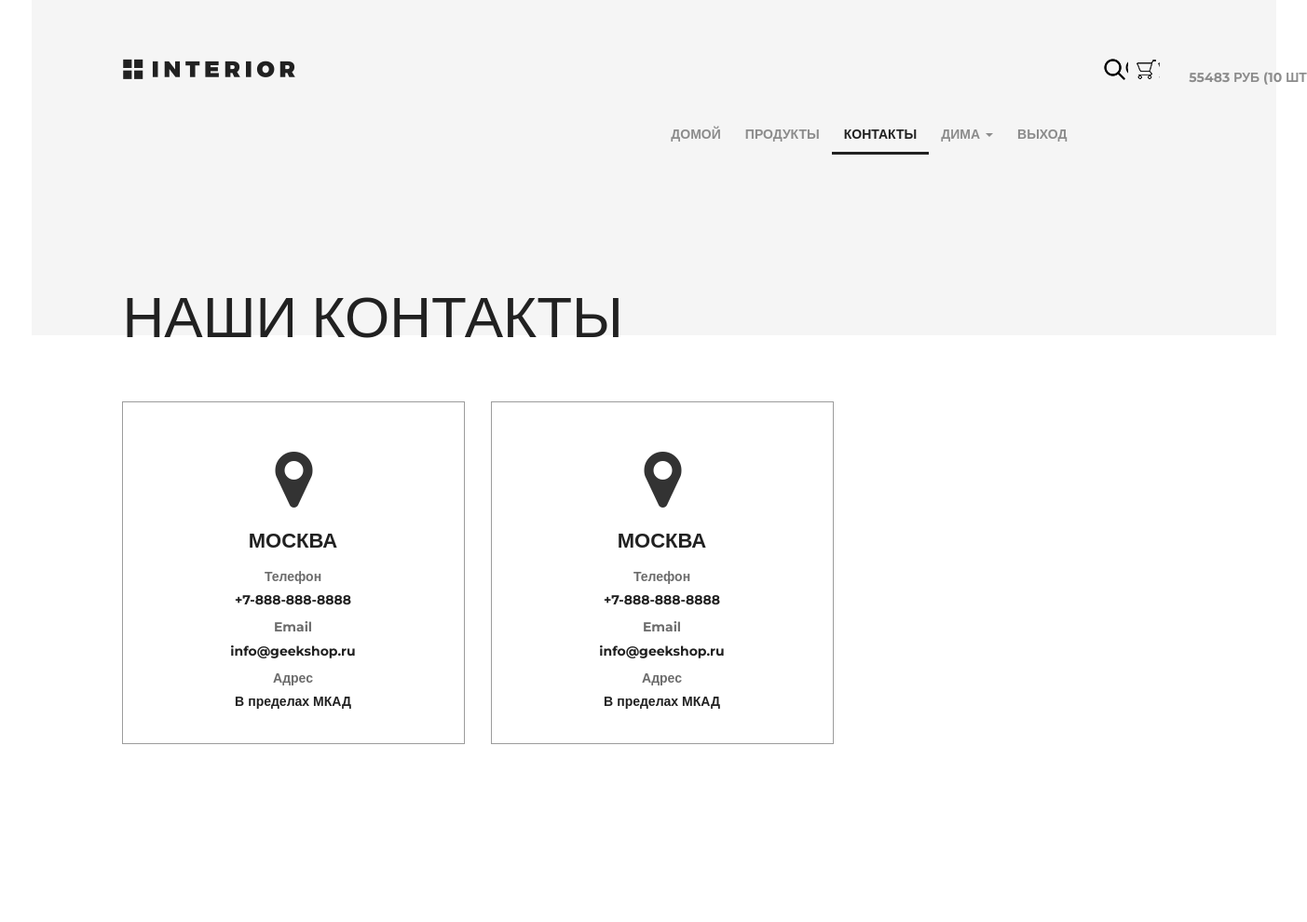
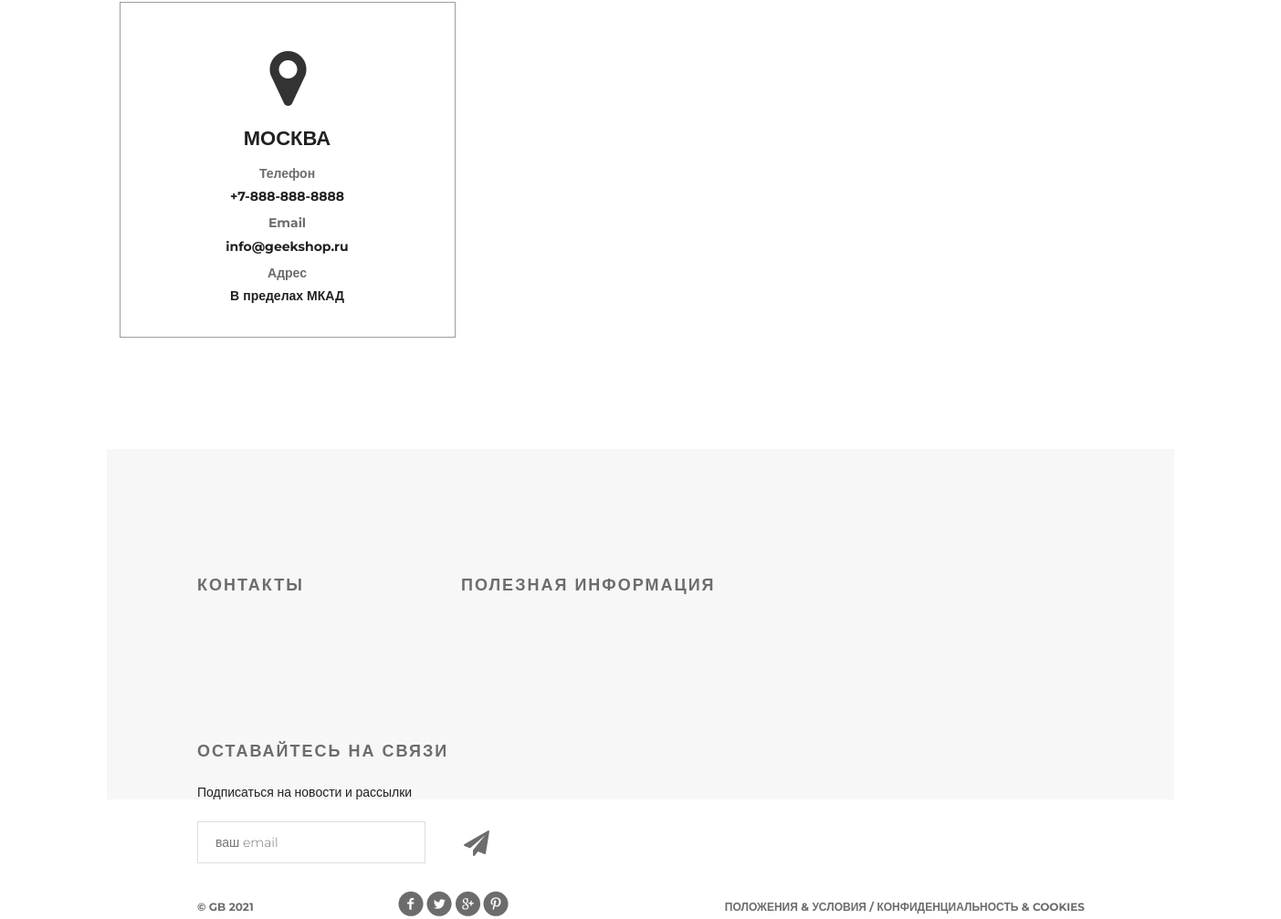
The app's page /contact/ (signed in) with its own data (2 pictures, top to bottom).
### authapp/models.py (models this page shows, shortened)
class ShopUser(AbstractUser):
    avatar = models.ImageField(upload_to='users_avatars', blank=True)
    age = models.PositiveSmallIntegerField(verbose_name='Age', default=18)
    activation_key = models.CharField(max_length=128, blank=True)
    activation_key_expires = models.DateTimeField(auto_now_add=True, blank=True, null=True)

### basketapp/models.py (models this page shows, shortened)
class Basket(models.Model):
    user = models.ForeignKey(settings.AUTH_USER_MODEL, on_delete=models.CASCADE, related_name='basket')
    product = models.ForeignKey(Product, on_delete=models.CASCADE)
    quantity = models.PositiveSmallIntegerField(verbose_name='количество', default=0)
    add_datetime = models.DateTimeField(auto_now_add=True, verbose_name='время')
    @property
    def product_cost(self):
        return self.product.price * self.quantity
    @property
    def total_quantity(self):
        _items = Basket.objects.filter(user=self.user)
        _total_quantity = sum(list(map(lambda x: x.quantity, _items)))
        return _total_quantity
    @property
    def total_cost(self):
        _items = Basket.objects.filter(user=self.user)
        _total_cost = sum(list(map(lambda x: x.product_cost, _items)))
        return _total_cost

### mainapp/models.py (models this page shows, shortened)
class Product(models.Model):
    category = models.ForeignKey(ProductCategory, on_delete=models.CASCADE)
    name = models.CharField(max_length=128, verbose_name='имя')
    image = models.ImageField(upload_to='products_images', blank=True)
    short_desc = models.CharField(max_length=64,verbose_name='краткое описание', blank=True)
    description = models.TextField(blank=True, verbose_name='описание')
    price = models.DecimalField(verbose_name='цена', max_digits=8, decimal_places=2, default=0)
    quantity = models.PositiveSmallIntegerField(verbose_name='количество на складе', default=0)
    is_active = models.BooleanField(verbose_name='Активность', default=True)

### mainapp/views.py (the view)
# urls.py: path('contact/', mainapp.contact, name='contact'),
def contact(request):
    content = {
        'title': 'Контакты',
    }
    return render(request, 'mainapp/contact.html', content)

### mainapp/context_processors.py (called while the page is built)
def basket(request):
    basket_list = []
    if request.user.is_authenticated:
        basket_list = Basket.objects.filter(user=request.user)
    return {
        'basket': basket_list
    }

### mainapp/templates/mainapp/contact.html
{% extends 'mainapp/base.html' %}
{% block content %}
    <div class="hero">
        <div class="header clearfix">
            <a href="index.html" class="logo"></a>
            <ul class="menu">
                {% include 'mainapp/includes/inc_menu.html' %}
            </ul>
            <a href="#" class="search"></a>
            <a href="#" class="basket"></a>
        </div>
        <h1>наши контакты</h1>
    </div>
    <div class="location">
        <div class="location-1">
            <i class="fa fa-map-marker fa-5x"></i>
            <h4>Москва</h4>
            <div class="contacts">
                <h5>Телефон</h5>
                <p>+7-888-888-8888</p>
            </div>
            <div class="contacts">
                <h5>Email</h5>
                <p>info@geekshop.ru</p>
            </div>
            <div class="contacts">
                <h5>Адрес</h5>
                <p>В пределах МКАД</p>
            </div>
        </div>
        <div class="location-1">
            <i class="fa fa-map-marker fa-5x"></i>
            <h4>Москва</h4>
            <div class="contacts">
                <h5>Телефон</h5>
                <p>+7-888-888-8888</p>
            </div>
            <div class="contacts">
                <h5>Email</h5>
                <p>info@geekshop.ru</p>
            </div>
            <div class="contacts">
                <h5>Адрес</h5>
                <p>В пределах МКАД</p>
            </div>
        </div>
        <div class="location-1">
            <i class="fa fa-map-marker fa-5x"></i>
            <h4>Москва</h4>
            <div class="contacts">
                <h5>Телефон</h5>
                <p>+7-888-888-8888</p>
            </div>
            <div class="contacts">
                <h5>Email</h5>
                <p>info@geekshop.ru</p>
            </div>
            <div class="contacts">
                <h5>Адрес</h5>
                <p>В пределах МКАД</p>
            </div>
        </div>
    </div>
{% endblock %}

### mainapp/templates/mainapp/includes/inc_menu.html (shortened to what this page needs)
<ul class="menu">
    <li><a href="{% url 'main' %}" class="{% if request.resolver_match.url_name == 'main' %}active{% endif %}">домой</a>
    </li>
    <li><a href="{% url 'products:index' %}"
           class="{% if request.resolver_match.namespace == 'products' %}active{% endif %}">продукты</a></li>
    <li><a href="{% url 'contact' %}" class="{% if request.resolver_match.url_name == 'contact' %}active{% endif %}">контакты</a>
    </li>
    {% if user.is_authenticated %}
        <li>
            <div class="dropdown">
                <a class="dropdown-toggle" href="" data-toggle="dropdown">
                    {{ user.first_name|default:'Пользователь' }}
                    <span class="caret"></span>
                </a>
            </div>
        </li>
    {% endif %}
    <li>
        {% if user.is_authenticated %}
            <a href="{% url 'auth:logout' %}">
                выход
            </a>
            </li>
        {% else %}
            <li>
                <a href="{% url 'auth:login' %}">
                    вход
                </a>
            </li>
        {% endif %}
</ul>
<a href="{% url 'basket:view' %}" class="basket">
    <span>
        {% if basket %}
            {{ basket.0.total_cost|floatformat:0 }} руб
            ({{ basket.0.total_quantity }} шт.)
        {% endif %}
    </span>
</a>

### static/css/style.css (style rules this page uses)
* { margin: 0; padding: 0; }
body { font-family: 'Montserrat', sans-serif; }
html, body { height: 100%; }
.logo { background-image: url(/static/img/logo.png); margin-top: 63px; width: 185px; height: 22px; float: left; }
.menu { list-style-type: none; margin-top: 67px; float: right; }
.menu li { float: left; }
.menu a { color: #8c8c8c; font-size: 14px; font-weight: 700; text-align: right; text-transform: uppercase; text-decoration: none; padding: 10px 13px; }
.menu .active { color: #212121; font-weight: 700; border-bottom: 3px solid #212121; }
.search { display: block; width: 23px; height: 23px; background-image: url(/static/img/search.png); position: absolute; top: 63px; left: 1151px; }
.basket { display: block; width: 23px; height: 23px; background-image: url(/static/img/basket.png); position: absolute; top: 63px; left: 1185px; text-decoration: none; color: #555; }
.basket span { display: block; margin-left: 30px; width: 150px; }
.clearfix:after { content: ""; display: block; clear: both; }
.hero { background-color: #f5f5f5; height: 360px; padding-left: 98px; padding-right: 211px; position: relative; }
.hero h1 { color: #212121; font-size: 62px; font-weight: 100; text-align: left; margin-top: 142px; text-transform: uppercase; }
.location { padding: 0px 97px; }
.location-1 { height: 368px; width: 368px; border: 1px solid #9c9c9c; margin: 71px 28px 122px 0px; float: left; }
.location-1:last-child { margin: 71px 0px 122px 0px; }
.location i { display: block; margin: 48px auto 0px; width: 38px; }
.location h4 { margin: 23px auto 23px; text-transform: uppercase; text-align: center; color: #212121; font-size: 22px; font-weight: 700; line-height: 16px; }
.contacts { text-align: center; margin-bottom: 15px; line-height: 14px; color: #212121; font-size: 14px; font-weight: 700; }
.contacts h5 { color: #6c6c6c; font-size: 14px; font-weight: 700; }

### records on screen
ShopUser: first_name "ДИМА"
Basket: user+product+quantity "55483", user+quantity "10"
